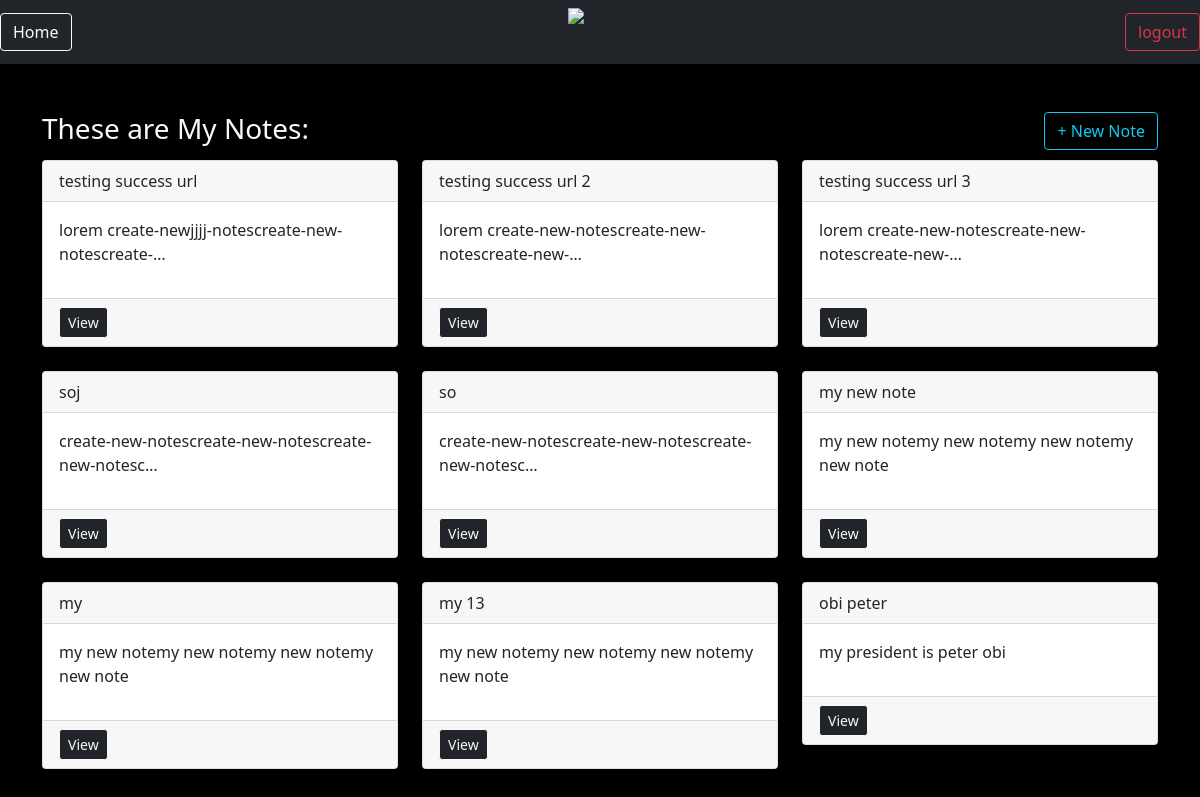
Screenshot of /mit/notes/ (signed in) with the database file from the repository.
### notes/models.py (models this page shows)
class Notes(models.Model):
    title = models.CharField(max_length=200)
    text = models.TextField()
    created = models.DateTimeField(auto_now_add=True)
    User = models.ForeignKey(User, on_delete=models.CASCADE, related_name='notes')

### notes/views.py (the view)
# urls.py: path('notes/', views.NotesListView.as_view(), name='my-notes'),
class NotesListView(LoginRequiredMixin, ListView):
    model = Notes
    context_object_name = 'notes'
    login_url = '/login'
    def get_queryset(self):
        return self.request.user.notes.all()

### notes/templates/notes/notes_list.html
{% extends 'base.html' %}
{% load static %}
{% block content %}
<div class="row">
    <div class="col">
        <div class="notes_list_heading text-center mb-5">
            <h1 class="fs-3 text-light float-start">These are My Notes:</h1>
            <a href="{% url 'new-notes' %}" class="btn btn-outline-info float-end" >+ New Note</a>
        </div>
    </div>
</div>
<div class="row">
    {% for note in notes%}
    <div class="col-md-4">
        <div class="card mb-4">
            <div class="card-header">{{note.title}}</div>
            <div class="card-body">
                <p>{{note.text|truncatechars:50}}</p>
            </div>
            <div class="card-footer">
                <a href="{% url 'my-notes-detail' pk=note.id %}" class="btn btn-dark btn-outline-light btn-sm">View</a>
            </div>
        </div>
    </div>
    {% endfor %}
</div>
{% endblock %}

### rows the page displays
Notes: title "testing success url", text "lorem create-newjjjj-notescreate-new-notescreate-…"
Notes: title "testing success url 2", text "lorem create-new-notescreate-new-notescreate-new-…"
Notes: title "testing success url 3", text "lorem create-new-notescreate-new-notescreate-new-…"
Notes: title "soj", text "create-new-notescreate-new-notescreate-new-notesc…"
Notes: title "so", text "create-new-notescreate-new-notescreate-new-notesc…"
Notes: title "my new note", text "my new notemy new notemy new notemy new note"
Notes: title "my", text "my new notemy new notemy new notemy new note"
Notes: title "my 13", text "my new notemy new notemy new notemy new note"
Notes: title "obi peter", text "my president is peter obi"
